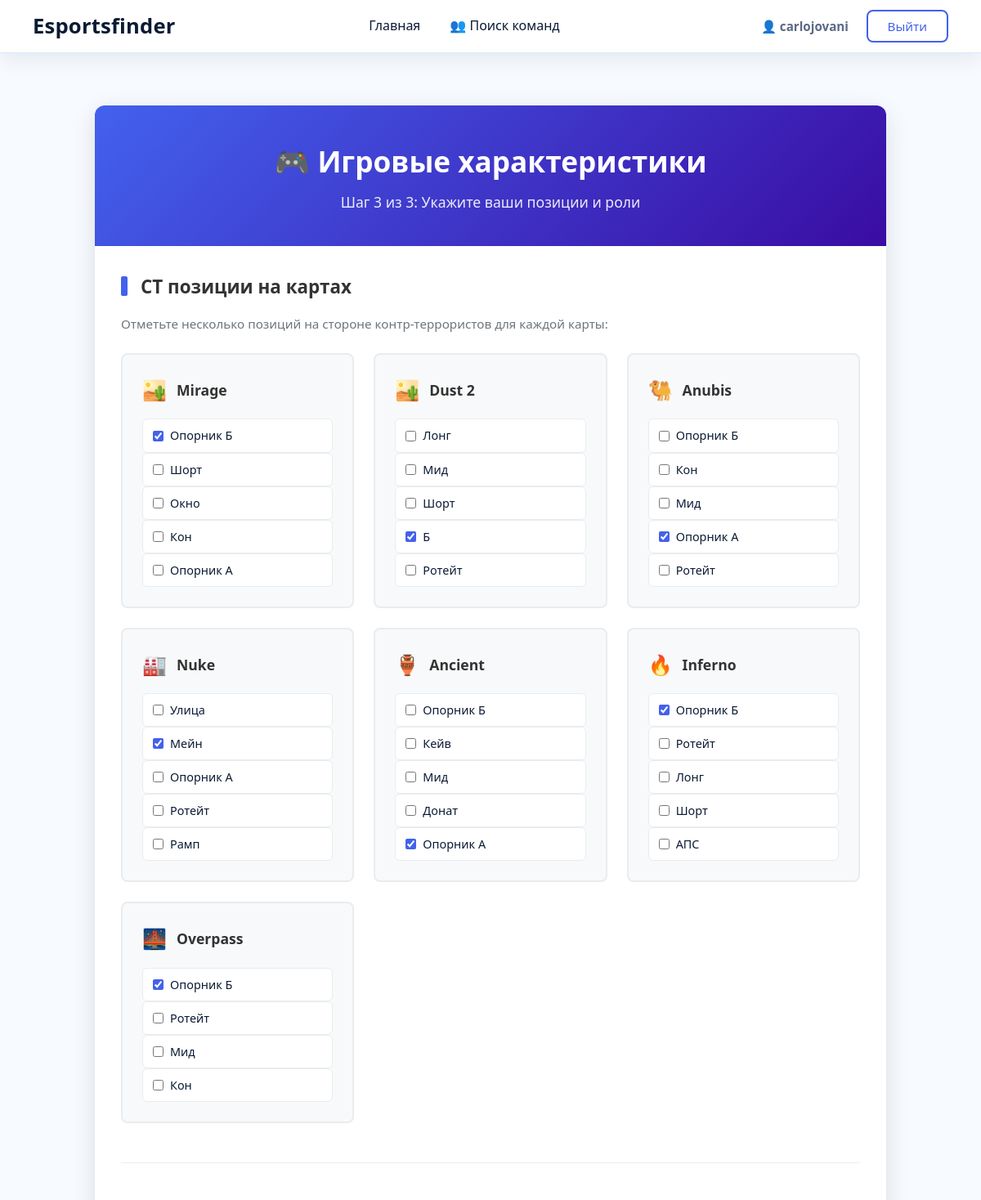
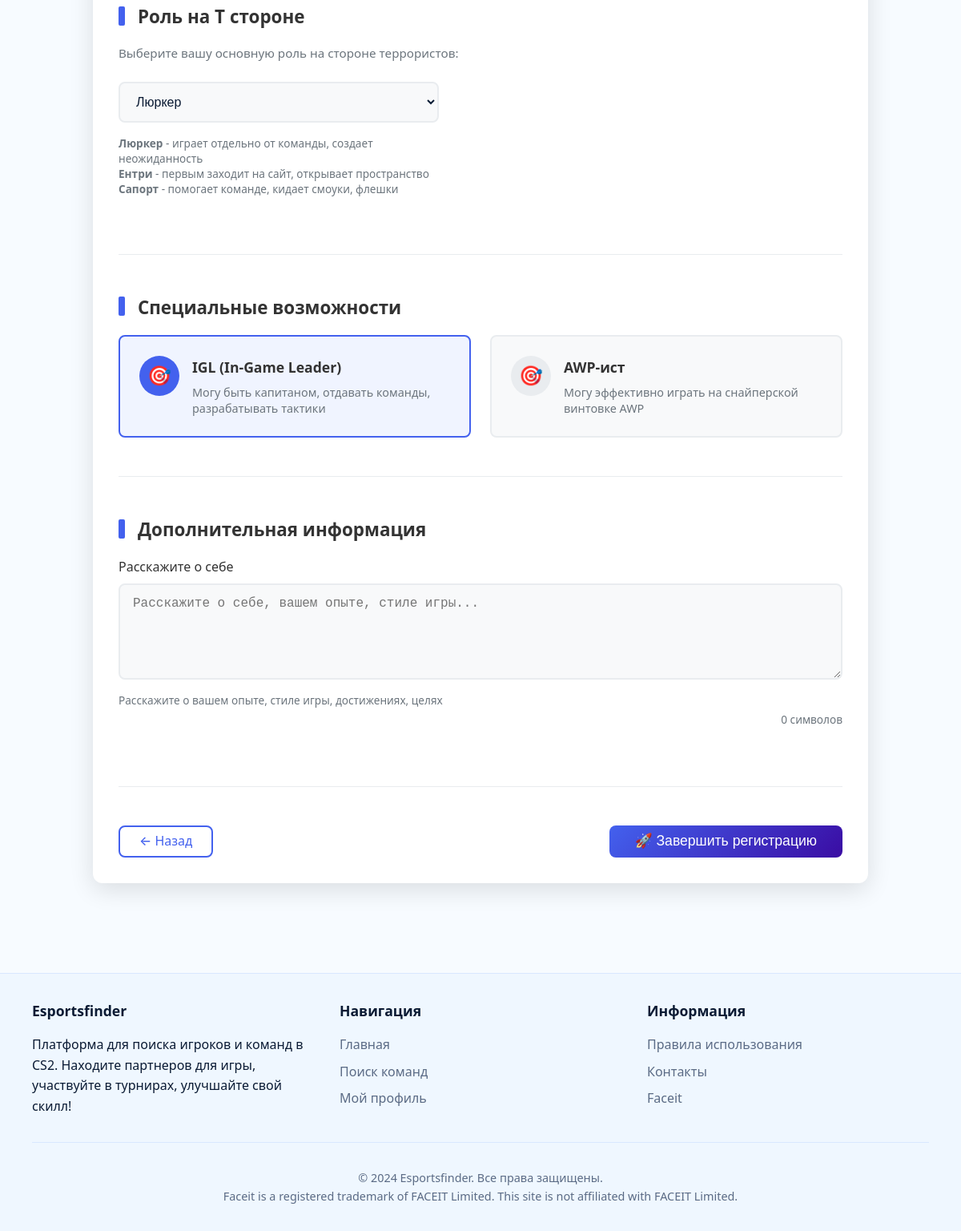
The app's page /register/step3/ (signed in) with its own data (2 pictures, top to bottom).
### users/models.py (models this page shows, shortened)
class CustomUser(AbstractUser):
    USER_TYPE_PLAYER = 'player'
    USER_TYPE_TEAM = 'team'
    USER_TYPE_CHOICES = (
        (USER_TYPE_PLAYER, 'Player'),
        (USER_TYPE_TEAM, 'Team'),
    )
    email = models.EmailField(unique=True)
    user_type = models.CharField(
        max_length=10,
        choices=USER_TYPE_CHOICES
    )
    faceit_nickname = models.CharField(max_length=50, blank=True, null=True)  # теперь может быть пустым для команд
    registration_date = models.DateTimeField(default=timezone.now)
    REQUIRED_FIELDS = ['email', 'user_type']

class PlayerProfile(models.Model):
    MAP_CHOICES = [
        ('mirage', 'Mirage'),
        ('dust2', 'Dust 2'),
        ('anubis', 'Anubis'),
        ('ancient', 'Ancient'),
        ('nuke', 'Nuke'),
        ('inferno', 'Inferno'),
        ('overpass', 'Overpass'),
    ]
    CT_POSITION_CHOICES = {
        'mirage': [
            ('mirage_ct_b_anchor', 'Опорник Б'),
            ('mirage_ct_short', 'Шорт'),
            ('mirage_ct_window', 'Окно'),
            ('mirage_ct_con', 'Кон'),
            ('mirage_ct_a_anchor', 'Опорник А'),
        ],
        'dust2': [
            ('dust2_ct_long', 'Лонг'),
            ('dust2_ct_mid', 'Мид'),
            ('dust2_ct_short', 'Шорт'),
            ('dust2_ct_b', 'Б'),
            ('dust2_ct_rotate', 'Ротейт'),
        ],
        'anubis': [
            ('anubis_ct_b_anchor', 'Опорник Б'),
            ('anubis_ct_con', 'Кон'),
            ('anubis_ct_mid', 'Мид'),
            ('anubis_ct_a_anchor', 'Опорник А'),
            ('anubis_ct_rotate', 'Ротейт'),
        ],
        'nuke': [
            ('nuke_ct_outside', 'Улица'),
            ('nuke_ct_main', 'Мейн'),
            ('nuke_ct_a_anchor', 'Опорник А'),
            ('nuke_ct_rotate', 'Ротейт'),
            ('nuke_ct_ramp', 'Рамп'),
        ],
        'ancient': [
            ('ancient_ct_b_anchor', 'Опорник Б'),
            ('ancient_ct_cave', 'Кейв'),
            ('ancient_ct_mid', 'Мид'),
            ('ancient_ct_donate', 'Донат'),
            ('ancient_ct_a_anchor', 'Опорник А'),
        ],
        'inferno': [
            ('inferno_ct_b_anchor', 'Опорник Б'),
            ('inferno_ct_rotate', 'Ротейт'),
            ('inferno_ct_long', 'Лонг'),
            ('inferno_ct_short', 'Шорт'),
            ('inferno_ct_aps', 'АПС'),
        ],
        'overpass': [
            ('overpass_ct_b_anchor', 'Опорник Б'),
            ('overpass_ct_rotate', 'Ротейт'),
            ('overpass_ct_mid', 'Мид'),
            ('overpass_ct_con', 'Кон'),
        ],
    }
    T_ROLE_CHOICES = [
        ('lurker', 'Люркер'),
        ('entry', 'Ентри'),
        ('support', 'Сапорт'),
    ]
    user = models.OneToOneField(CustomUser, on_delete=models.CASCADE, related_name='player_profile')
    faceit_player_id = models.CharField(max_length=100, blank=True)
    country = models.CharField(max_length=10, blank=True)
    level = models.IntegerField(null=True, blank=True)
    elo = models.IntegerField(null=True, blank=True)
    skill_level = models.IntegerField(null=True, blank=True)
    faceit_url = models.URLField(blank=True)
    avatar = models.URLField(blank=True)
    matches = models.IntegerField(default=0)
    wins = models.IntegerField(default=0)
    win_rate = models.FloatField(default=0.0)
    average_kd = models.FloatField(default=0.0)
    average_hs = models.FloatField(default=0.0)
    current_win_streak = models.IntegerField(default=0)
    longest_win_streak = models.IntegerField(default=0)
    is_igl = models.BooleanField(default=False)
    can_awp = models.BooleanField(default=False)
    mirage_ct_position = models.CharField(max_length=50, blank=True)
    dust2_ct_position = models.CharField(max_length=50, blank=True)
    anubis_ct_position = models.CharField(max_length=50, blank=True)
    nuke_ct_position = models.CharField(max_length=50, blank=True)
    ancient_ct_position = models.CharField(max_length=50, blank=True)
    inferno_ct_position = models.CharField(max_length=50, blank=True)
    overpass_ct_position = models.CharField(max_length=50, blank=True)
    t_role = models.CharField(max_length=20, choices=T_ROLE_CHOICES, blank=True)
    description = models.TextField(blank=True)
    steam_id = models.CharField(max_length=50, blank=True)
    last_faceit_update = models.DateTimeField(null=True, blank=True)
    profile_created = models.DateTimeField(default=timezone.now)

### users/views.py (the view, shortened to what this page needs)
# urls.py: path('register/step3/', views.register_step3, name='register_step3'),
def register_step3(request):
    user_type = request.session.get('register_user_type')
    user_id = request.session.get('register_user_id')
    if not user_type or not user_id:
        return redirect('register_step1')
    user = get_object_or_404(CustomUser, id=user_id)
    if user_type == 'player':
        try:
            player_profile = PlayerProfile.objects.get(user=user)
        except PlayerProfile.DoesNotExist:
            player_profile = PlayerProfile.objects.create(user=user)
        if request.method == 'POST':
            form = PlayerDetailsForm(request.POST, instance=player_profile)
            if form.is_valid():
                form.save()
                login(request, user)
                request.session.pop('register_user_type', None)
                request.session.pop('register_user_id', None)
                messages.success(request, 'Регистрация игрока успешно завершена!')
                return redirect('profile', user_id=user.id)
        else:
            form = PlayerDetailsForm(instance=player_profile)
        template = 'users/register_player_details.html'
    return render(request, template, {
        'form': form,
        'user': user,
        'user_type': user_type
    })

### users/templates/users/register_player_details.html (shortened to what this page needs)
{% extends 'users/base.html' %}
{% block content %}
<div class="registration-container">
    <div class="registration-card">
        <div class="registration-header">
            <h1>🎮 Игровые характеристики</h1>
            <p>Шаг 3 из 3: Укажите ваши позиции и роли</p>
        </div>
        <form method="post" class="registration-form">
            <div class="form-section">
                <h3>CT позиции на картах</h3>
                <p class="section-description">Отметьте несколько позиций на стороне контр-террористов для каждой карты:</p>
                <div class="maps-grid">
                    <div class="map-card">
                        <div class="map-header">
                            <div class="map-icon">🏜️</div>
                            <h4>Mirage</h4>
                        </div>
                        <div class="map-field">
                            {{ form.mirage_ct_position }}
                        </div>
                    </div>
                    <div class="map-card">
                        <div class="map-header">
                            <div class="map-icon">🏜️</div>
                            <h4>Dust 2</h4>
                        </div>
                        <div class="map-field">
                            {{ form.dust2_ct_position }}
                        </div>
                    </div>
                    <div class="map-card">
                        <div class="map-header">
                            <div class="map-icon">🐫</div>
                            <h4>Anubis</h4>
                        </div>
                        <div class="map-field">
                            {{ form.anubis_ct_position }}
                        </div>
                    </div>
                    <div class="map-card">
                        <div class="map-header">
                            <div class="map-icon">🏭</div>
                            <h4>Nuke</h4>
                        </div>
                        <div class="map-field">
                            {{ form.nuke_ct_position }}
                        </div>
                    </div>
                    <div class="map-card">
                        <div class="map-header">
                            <div class="map-icon">🏺</div>
                            <h4>Ancient</h4>
                        </div>
                        <div class="map-field">
                            {{ form.ancient_ct_position }}
                        </div>
                    </div>
                    <div class="map-card">
                        <div class="map-header">
                            <div class="map-icon">🔥</div>
                            <h4>Inferno</h4>
                        </div>
                        <div class="map-field">
                            {{ form.inferno_ct_position }}
                        </div>
                    </div>
                    <div class="map-card">
                        <div class="map-header">
                            <div class="map-icon">🌉</div>
                            <h4>Overpass</h4>
                        </div>
                        <div class="map-field">
                            {{ form.overpass_ct_position }}
                        </div>
                    </div>
                </div>
            </div>
            <div class="form-section">
                <h3>Роль на T стороне</h3>
                <p class="section-description">Выберите вашу основную роль на стороне террористов:</p>
                <div class="role-selection">
                    <div class="form-group">
                        {{ form.t_role }}
                        <small class="form-text">
                            <strong>Люркер</strong> - играет отдельно от команды, создает неожиданность<br>
                            <strong>Ентри</strong> - первым заходит на сайт, открывает пространство<br>
                            <strong>Сапорт</strong> - помогает команде, кидает смоуки, флешки
                        </small>
                    </div>
                </div>
            </div>
            <div class="form-section">
                <h3>Специальные возможности</h3>
                <div class="special-abilities">
                    <div class="ability-card">
                        <div class="ability-checkbox">
                            <label for="{{ form.is_igl.id_for_label }}">
                                <div class="ability-icon">🎯</div>
                                <div class="ability-content">
                                    <h4>IGL (In-Game Leader)</h4>
                                    <p>Могу быть капитаном, отдавать команды, разрабатывать тактики</p>
                                </div>
                            </label>
                        </div>
                    </div>
                    <div class="ability-card">
                        <div class="ability-checkbox">
                            <label for="{{ form.can_awp.id_for_label }}">
                                <div class="ability-icon">🎯</div>
                                <div class="ability-content">
                                    <h4>AWP-ист</h4>
                                    <p>Могу эффективно играть на снайперской винтовке AWP</p>
                                </div>
                            </label>
                        </div>
                    </div>
                </div>
            </div>
            <div class="form-section">
                <h3>Дополнительная информация</h3>
                <div class="form-group">
                    <label for="{{ form.description.id_for_label }}">Расскажите о себе</label>
                    {{ form.description }}
                    <small class="form-text">
                        Расскажите о вашем опыте, стиле игры, достижениях, целях
                    </small>
                    <div class="char-count">0 символов</div>
                </div>
            </div>
            <div class="form-actions">
                <div class="action-buttons">
                    <a href="{% url 'register_step2' %}" class="btn btn-outline">
                        ← Назад
                    </a>
                    <button type="submit" class="btn btn-primary">
                        🚀 Завершить регистрацию
                    </button>
                </div>
            </div>
        </form>
    </div>
</div>
{% endblock %}

### users/templates/users/base.html (shortened to what this page needs)
<!DOCTYPE html>
<html lang="ru" class="theme-frost">
<head>
</head>
<body>
    <header>
        <div class="container header-container">
            <a href="{% url 'home' %}" class="logo">Esportsfinder</a>
            <nav>
                <ul>
                    <li><a href="{% url 'home' %}">Главная</a></li>
                    {% if user.is_authenticated %}
                        {% if user.user_type == 'player' %}
                            <li><a href="{% url 'search_team' %}">👥 Поиск команд</a></li>
                        {% elif user.user_type == 'team' %}
                            <li><a href="{% url 'search_player' %}">👤 Поиск игроков</a></li>
                        {% endif %}
                    {% endif %}
                </ul>
            </nav>
            <div class="auth-links">
                {% if user.is_authenticated %}
                    <a href="{% url 'profile' user.id %}" class="user-profile-link">
                        {% if user.user_type == 'player' %}
                            👤
                        {% else %}
                            👥
                        {% endif %}
                        {{ user.username }}
                    </a>
                    <a href="{% url 'logout' %}" class="btn btn-outline">Выйти</a>
                {% else %}
                    <a href="{% url 'login' %}" class="btn btn-outline">Войти</a>
                    <a href="{% url 'register' %}" class="btn btn-primary">Регистрация</a>
                {% endif %}
            </div>
        </div>
    </header>
    <main class="container">
        {% block content %}{% endblock %}
    </main>
    <footer>
        <div class="container">
            <div class="footer-content">
                <div class="footer-section">
                    <h3>Esportsfinder</h3>
                    <p>Платформа для поиска игроков и команд в CS2. Находите партнеров для игры, участвуйте в турнирах, улучшайте свой скилл!</p>
                </div>
                <div class="footer-section">
                    <h3>Навигация</h3>
                    <ul>
                        <li><a href="{% url 'home' %}">Главная</a></li>
                        {% if user.is_authenticated %}
                            {% if user.user_type == 'player' %}
                                <li><a href="{% url 'search_team' %}">Поиск команд</a></li>
                            {% elif user.user_type == 'team' %}
                                <li><a href="{% url 'search_player' %}">Поиск игроков</a></li>
                            {% endif %}
                            <li><a href="{% url 'profile' user.id %}">Мой профиль</a></li>
                        {% endif %}
                    </ul>
                </div>
                <div class="footer-section">
                    <h3>Информация</h3>
                    <ul>
                        <li><a href="#">Правила использования</a></li>
                        <li><a href="#">Контакты</a></li>
                        <li><a href="https://www.faceit.com" target="_blank">Faceit</a></li>
                    </ul>
                </div>
            </div>
            <div class="copyright">
                <p>&copy; 2024 Esportsfinder. Все права защищены.</p>
                <p>Faceit is a registered trademark of FACEIT Limited. This site is not affiliated with FACEIT Limited.</p>
            </div>
        </div>
    </footer>
</body>
</html>

### records on screen
CustomUser: username "carlojovani"
PlayerProfile: mirage_ct_position "☑ ☐ ☐ ☐ ☐", dust2_ct_position "☐ ☐ ☐ ☑ ☐", anubis_ct_position "☐ ☐ ☐ ☑ ☐", nuke_ct_position "☐ ☑ ☐ ☐ ☐", ancient_ct_position "☐ ☐ ☐ ☐ ☑", inferno_ct_position "☑ ☐ ☐ ☐ ☐", overpass_ct_position "☑ ☐ ☐ ☐", t_role "Люркер"
